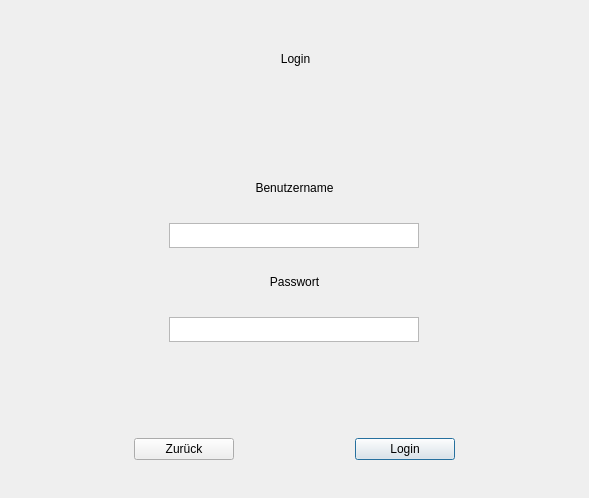
<?xml version="1.0" encoding="UTF-8"?>
<ui version="4.0">
 <class>MIDTool</class>
 <widget class="QDialog" name="MIDTool">
  <property name="geometry">
   <rect>
    <x>0</x>
    <y>0</y>
    <width>589</width>
    <height>498</height>
   </rect>
  </property>
  <property name="windowTitle">
   <string>Dialog</string>
  </property>
  <widget class="QLabel" name="label">
   <property name="geometry">
    <rect>
     <x>0</x>
     <y>39</y>
     <width>591</width>
     <height>41</height>
    </rect>
   </property>
   <property name="text">
    <string>&lt;html&gt;&lt;head/&gt;&lt;body&gt;&lt;p align=&quot;center&quot;&gt;Login&lt;/p&gt;&lt;/body&gt;&lt;/html&gt;</string>
   </property>
  </widget>
  <widget class="QWidget" name="gridLayoutWidget">
   <property name="geometry">
    <rect>
     <x>19</x>
     <y>419</y>
     <width>551</width>
     <height>61</height>
    </rect>
   </property>
   <layout class="QGridLayout" name="gridLayout">
    <item row="0" column="1">
     <widget class="QPushButton" name="pushButton">
      <property name="maximumSize">
       <size>
        <width>100</width>
        <height>167</height>
       </size>
      </property>
      <property name="text">
       <string>Login</string>
      </property>
     </widget>
    </item>
    <item row="0" column="0">
     <widget class="QPushButton" name="pushButton_2">
      <property name="maximumSize">
       <size>
        <width>100</width>
        <height>16777215</height>
       </size>
      </property>
      <property name="text">
       <string>Zurück</string>
      </property>
     </widget>
    </item>
   </layout>
  </widget>
  <widget class="QWidget" name="verticalLayoutWidget">
   <property name="geometry">
    <rect>
     <x>159</x>
     <y>160</y>
     <width>271</width>
     <height>202</height>
    </rect>
   </property>
   <layout class="QVBoxLayout" name="verticalLayout">
    <item>
     <widget class="QLabel" name="label_3">
      <property name="maximumSize">
       <size>
        <width>16777215</width>
        <height>25</height>
       </size>
      </property>
      <property name="text">
       <string>&lt;html&gt;&lt;head/&gt;&lt;body&gt;&lt;p align=&quot;center&quot;&gt;Benutzername&lt;/p&gt;&lt;/body&gt;&lt;/html&gt;</string>
      </property>
     </widget>
    </item>
    <item alignment="Qt::AlignmentFlag::AlignHCenter">
     <widget class="QPlainTextEdit" name="plainTextEdit">
      <property name="maximumSize">
       <size>
        <width>250</width>
        <height>25</height>
       </size>
      </property>
      <property name="toolTip">
       <string>&lt;html&gt;&lt;head/&gt;&lt;body&gt;&lt;p&gt;Benutzername&lt;/p&gt;&lt;p&gt;&lt;br/&gt;&lt;/p&gt;&lt;/body&gt;&lt;/html&gt;</string>
      </property>
      <property name="plainText">
       <string/>
      </property>
     </widget>
    </item>
    <item>
     <widget class="QLabel" name="label_2">
      <property name="maximumSize">
       <size>
        <width>16777215</width>
        <height>25</height>
       </size>
      </property>
      <property name="text">
       <string>&lt;html&gt;&lt;head/&gt;&lt;body&gt;&lt;p align=&quot;center&quot;&gt;Passwort&lt;/p&gt;&lt;/body&gt;&lt;/html&gt;</string>
      </property>
     </widget>
    </item>
    <item alignment="Qt::AlignmentFlag::AlignHCenter">
     <widget class="QPlainTextEdit" name="plainTextEdit_2">
      <property name="maximumSize">
       <size>
        <width>250</width>
        <height>25</height>
       </size>
      </property>
      <property name="toolTip">
       <string>&lt;html&gt;&lt;head/&gt;&lt;body&gt;&lt;p&gt;Passwort&lt;/p&gt;&lt;p&gt;&lt;br/&gt;&lt;/p&gt;&lt;/body&gt;&lt;/html&gt;</string>
      </property>
     </widget>
    </item>
   </layout>
  </widget>
 </widget>
 <resources/>
 <connections/>
</ui>
